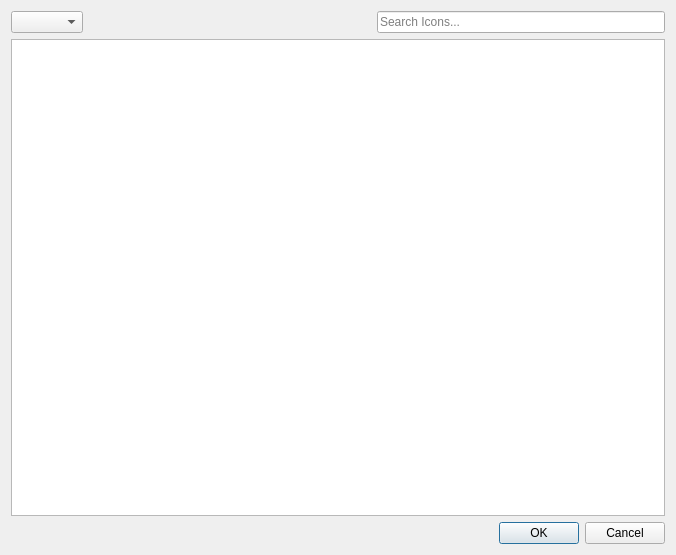
<?xml version="1.0" encoding="UTF-8"?>
<ui version="4.0">
 <class>IconPickerDialog</class>
 <widget class="QDialog" name="IconPickerDialog">
  <property name="geometry">
   <rect>
    <x>0</x>
    <y>0</y>
    <width>676</width>
    <height>555</height>
   </rect>
  </property>
  <property name="windowTitle">
   <string>Pick icon</string>
  </property>
  <layout class="QVBoxLayout" name="verticalLayout">
   <item>
    <layout class="QHBoxLayout" name="horizontalLayout">
     <item>
      <widget class="QComboBox" name="contextCombo">
       <property name="accessibleName">
        <string>Icon category</string>
       </property>
      </widget>
     </item>
     <item>
      <spacer name="horizontalSpacer">
       <property name="orientation">
        <enum>Qt::Horizontal</enum>
       </property>
       <property name="sizeHint" stdset="0">
        <size>
         <width>40</width>
         <height>20</height>
        </size>
       </property>
      </spacer>
     </item>
     <item>
      <widget class="QLineEdit" name="searchLine">
       <property name="placeholderText">
        <string>Search Icons...</string>
       </property>
       <property name="clearButtonEnabled">
        <bool>true</bool>
       </property>
      </widget>
     </item>
    </layout>
   </item>
   <item>
    <widget class="QListView" name="iconView">
     <property name="iconSize">
      <size>
       <width>60</width>
       <height>60</height>
      </size>
     </property>
     <property name="movement">
      <enum>QListView::Static</enum>
     </property>
     <property name="resizeMode">
      <enum>QListView::Adjust</enum>
     </property>
     <property name="viewMode">
      <enum>QListView::IconMode</enum>
     </property>
     <property name="uniformItemSizes">
      <bool>true</bool>
     </property>
    </widget>
   </item>
   <item>
    <widget class="QDialogButtonBox" name="buttonBox">
     <property name="orientation">
      <enum>Qt::Horizontal</enum>
     </property>
     <property name="standardButtons">
      <set>QDialogButtonBox::Cancel|QDialogButtonBox::Ok</set>
     </property>
    </widget>
   </item>
  </layout>
 </widget>
 <resources/>
 <connections>
  <connection>
   <sender>buttonBox</sender>
   <signal>accepted()</signal>
   <receiver>IconPickerDialog</receiver>
   <slot>accept()</slot>
   <hints>
    <hint type="sourcelabel">
     <x>248</x>
     <y>254</y>
    </hint>
    <hint type="destinationlabel">
     <x>157</x>
     <y>274</y>
    </hint>
   </hints>
  </connection>
  <connection>
   <sender>buttonBox</sender>
   <signal>rejected()</signal>
   <receiver>IconPickerDialog</receiver>
   <slot>reject()</slot>
   <hints>
    <hint type="sourcelabel">
     <x>316</x>
     <y>260</y>
    </hint>
    <hint type="destinationlabel">
     <x>286</x>
     <y>274</y>
    </hint>
   </hints>
  </connection>
 </connections>
</ui>
